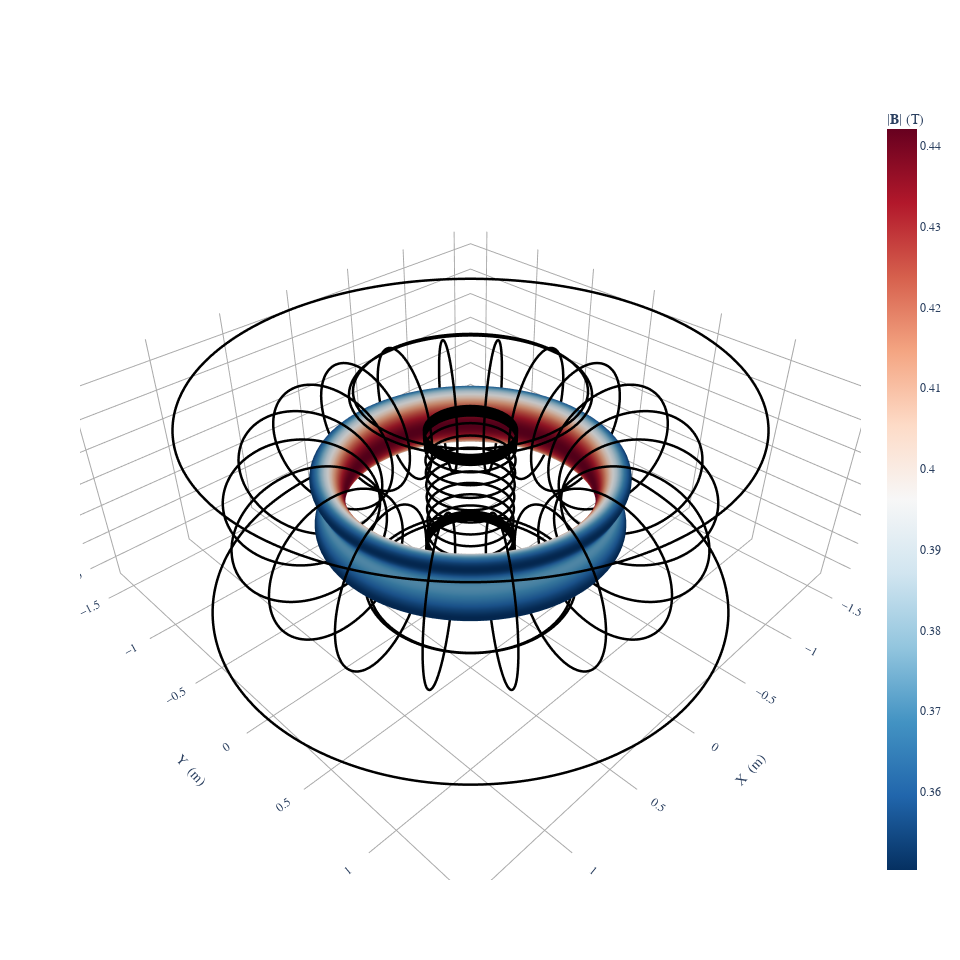

The notebook cell saved with this chart:
### Code cell
fig = plot_coils(field)
plot_3d(eq, "|B|", fig=fig)

### Figure 1 — Plotly figure (JSON) as saved in the notebook; plotly's stock layout.template omitted (floating-point values rounded to 4 significant figures; data arrays with more than 128 entries replaced by an {"elided": "..."} marker saying what was removed)
{"data": [{"hovertext": "Current = 80062.50001057088 (A)", "line": {"color": "black", "dash": "solid", "width": 5}, "marker": {"opacity": 0, "size": 0}, "name": "TF coil", "showlegend": false, "type": "scatter3d", "x": {"elided": "801 float values"}, "y": {"elided": "801 float values"}, "z": {"elided": "801 float values"}}, {"hovertext": "Current = 80062.50001057088 (A)", "line": {"color": "black", "dash": "solid", "width": 5}, "marker": {"opacity": 0, "size": 0}, "name": "TF coil", "showlegend": false, "type": "scatter3d", "x": {"elided": "801 float values"}, "y": {"elided": "801 float values"}, "z": {"elided": "801 float values"}}, {"hovertext": "Current = 80062.50001057088 (A)", "line": {"color": "black", "dash": "solid", "width": 5}, "marker": {"opacity": 0, "size": 0}, "name": "TF coil", "showlegend": false, "type": "scatter3d", "x": {"elided": "801 float values"}, "y": {"elided": "801 float values"}, "z": {"elided": "801 float values"}}, {"hovertext": "Current = 80062.50001057088 (A)", "line": {"color": "black", "dash": "solid", "width": 5}, "marker": {"opacity": 0, "size": 0}, "name": "TF coil", "showlegend": false, "type": "scatter3d", "x": {"elided": "801 float values"}, "y": {"elided": "801 float values"}, "z": {"elided": "801 float values"}}, {"hovertext": "Current = 80062.50001057088 (A)", "line": {"color": "black", "dash": "solid", "width": 5}, "marker": {"opacity": 0, "size": 0}, "name": "TF coil", "showlegend": false, "type": "scatter3d", "x": {"elided": "801 float values"}, "y": {"elided": "801 float values"}, "z": {"elided": "801 float values"}}, {"hovertext": "Current = 80062.50001057088 (A)", "line": {"color": "black", "dash": "solid", "width": 5}, "marker": {"opacity": 0, "size": 0}, "name": "TF coil", "showlegend": false, "type": "scatter3d", "x": {"elided": "801 float values"}, "y": {"elided": "801 float values"}, "z": {"elided": "801 float values"}}, {"hovertext": "Current = 80062.50001057088 (A)", "line": {"color": "black", "dash": "solid", "width": 5}, "marker": {"opacity": 0, "size": 0}, "name": "TF coil", "showlegend": false, "type": "scatter3d", "x": {"elided": "801 float values"}, "y": {"elided": "801 float values"}, "z": {"elided": "801 float values"}}, {"hovertext": "Current = 80062.50001057088 (A)", "line": {"color": "black", "dash": "solid", "width": 5}, "marker": {"opacity": 0, "size": 0}, "name": "TF coil", "showlegend": false, "type": "scatter3d", "x": {"elided": "801 float values"}, "y": {"elided": "801 float values"}, "z": {"elided": "801 float values"}}, {"hovertext": "Current = 80062.50001057088 (A)", "line": {"color": "black", "dash": "solid", "width": 5}, "marker": {"opacity": 0, "size": 0}, "name": "TF coil", "showlegend": false, "type": "scatter3d", "x": {"elided": "801 float values"}, "y": {"elided": "801 float values"}, "z": {"elided": "801 float values"}}, {"hovertext": "Current = 80062.50001057088 (A)", "line": {"color": "black", "dash": "solid", "width": 5}, "marker": {"opacity": 0, "size": 0}, "name": "TF coil", "showlegend": false, "type": "scatter3d", "x": {"elided": "801 float values"}, "y": {"elided": "801 float values"}, "z": {"elided": "801 float values"}}, {"hovertext": "Current = 80062.50001057088 (A)", "line": {"color": "black", "dash": "solid", "width": 5}, "marker": {"opacity": 0, "size": 0}, "name": "TF coil", "showlegend": false, "type": "scatter3d", "x": {"elided": "801 float values"}, "y": {"elided": "801 float values"}, "z": {"elided": "801 float values"}}, {"hovertext": "Current = 80062.50001057088 (A)", "line": {"color": "black", "dash": "solid", "width": 5}, "marker": {"opacity": 0, "size": 0}, "name": "TF coil", "showlegend": false, "type": "scatter3d", "x": {"elided": "801 float values"}, "y": {"elided": "801 float values"}, "z": {"elided": "801 float values"}}, {"hovertext": "Current = 80062.50001057088 (A)", "line": {"color": "black", "dash": "solid", "width": 5}, "marker": {"opacity": 0, "size": 0}, "name": "TF coil", "showlegend": false, "type": "scatter3d", "x": {"elided": "801 float values"}, "y": {"elided": "801 float values"}, "z": {"elided": "801 float values"}}, {"hovertext": "Current = 80062.50001057088 (A)", "line": {"color": "black", "dash": "solid", "width": 5}, "marker": {"opacity": 0, "size": 0}, "name": "TF coil", "showlegend": false, "type": "scatter3d", "x": {"elided": "801 float values"}, "y": {"elided": "801 float values"}, "z": {"elided": "801 float values"}}, {"hovertext": "Current = 80062.50001057088 (A)", "line": {"color": "black", "dash": "solid", "width": 5}, "marker": {"opacity": 0, "size": 0}, "name": "TF coil", "showlegend": false, "type": "scatter3d", "x": {"elided": "801 float values"}, "y": {"elided": "801 float values"}, "z": {"elided": "801 float values"}}, {"hovertext": "Current = 80062.50001057088 (A)", "line": {"color": "black", "dash": "solid", "width": 5}, "marker": {"opacity": 0, "size": 0}, "name": "TF coil", "showlegend": false, "type": "scatter3d", "x": {"elided": "801 float values"}, "y": {"elided": "801 float values"}, "z": {"elided": "801 float values"}}, {"hovertext": "Current = 80062.50001057088 (A)", "line": {"color": "black", "dash": "solid", "width": 5}, "marker": {"opacity": 0, "size": 0}, "name": "TF coil", "showlegend": false, "type": "scatter3d", "x": {"elided": "801 float values"}, "y": {"elided": "801 float values"}, "z": {"elided": "801 float values"}}, {"hovertext": "Current = 80062.50001057088 (A)", "line": {"color": "black", "dash": "solid", "width": 5}, "marker": {"opacity": 0, "size": 0}, "name": "TF coil", "showlegend": false, "type": "scatter3d", "x": {"elided": "801 float values"}, "y": {"elided": "801 float values"}, "z": {"elided": "801 float values"}}, {"hovertext": "Current = 80062.50001057088 (A)", "line": {"color": "black", "dash": "solid", "width": 5}, "marker": {"opacity": 0, "size": 0}, "name": "TF coil", "showlegend": false, "type": "scatter3d", "x": {"elided": "801 float values"}, "y": {"elided": "801 float values"}, "z": {"elided": "801 float values"}}, {"hovertext": "Current = 80062.50001057088 (A)", "line": {"color": "black", "dash": "solid", "width": 5}, "marker": {"opacity": 0, "size": 0}, "name": "TF coil", "showlegend": false, "type": "scatter3d", "x": {"elided": "801 float values"}, "y": {"elided": "801 float values"}, "z": {"elided": "801 float values"}}, {"hovertext": "Current = -8800.0 (A)", "line": {"color": "black", "dash": "solid", "width": 5}, "marker": {"opacity": 0, "size": 0}, "name": "Outer VF coil", "showlegend": false, "type": "scatter3d", "x": {"elided": "801 float values"}, "y": {"elided": "801 float values"}, "z": {"elided": "801 float values"}}, {"hovertext": "Current = -8800.0 (A)", "line": {"color": "black", "dash": "solid", "width": 5}, "marker": {"opacity": 0, "size": 0}, "name": "Outer VF coil", "showlegend": false, "type": "scatter3d", "x": {"elided": "801 float values"}, "y": {"elided": "801 float values"}, "z": {"elided": "801 float values"}}, {"hovertext": "Current = 2200.0 (A)", "line": {"color": "black", "dash": "solid", "width": 5}, "marker": {"opacity": 0, "size": 0}, "name": "Inner VF coil", "showlegend": false, "type": "scatter3d", "x": {"elided": "801 float values"}, "y": {"elided": "801 float values"}, "z": {"elided": "801 float values"}}, {"hovertext": "Current = 2200.0 (A)", "line": {"color": "black", "dash": "solid", "width": 5}, "marker": {"opacity": 0, "size": 0}, "name": "Inner VF coil", "showlegend": false, "type": "scatter3d", "x": {"elided": "801 float values"}, "y": {"elided": "801 float values"}, "z": {"elided": "801 float values"}}, {"hovertext": "Current = 2200.0 (A)", "line": {"color": "black", "dash": "solid", "width": 5}, "marker": {"opacity": 0, "size": 0}, "name": "Inner VF coil", "showlegend": false, "type": "scatter3d", "x": {"elided": "801 float values"}, "y": {"elided": "801 float values"}, "z": {"elided": "801 float values"}}, {"hovertext": "Current = 2200.0 (A)", "line": {"color": "black", "dash": "solid", "width": 5}, "marker": {"opacity": 0, "size": 0}, "name": "Inner VF coil", "showlegend": false, "type": "scatter3d", "x": {"elided": "801 float values"}, "y": {"elided": "801 float values"}, "z": {"elided": "801 float values"}}, {"hovertext": "Current = 2200.0 (A)", "line": {"color": "black", "dash": "solid", "width": 5}, "marker": {"opacity": 0, "size": 0}, "name": "Inner VF coil", "showlegend": false, "type": "scatter3d", "x": {"elided": "801 float values"}, "y": {"elided": "801 float values"}, "z": {"elided": "801 float values"}}, {"hovertext": "Current = 2200.0 (A)", "line": {"color": "black", "dash": "solid", "width": 5}, "marker": {"opacity": 0, "size": 0}, "name": "Inner VF coil", "showlegend": false, "type": "scatter3d", "x": {"elided": "801 float values"}, "y": {"elided": "801 float values"}, "z": {"elided": "801 float values"}}, {"hovertext": "Current = 2200.0 (A)", "line": {"color": "black", "dash": "solid", "width": 5}, "marker": {"opacity": 0, "size": 0}, "name": "Inner VF coil", "showlegend": false, "type": "scatter3d", "x": {"elided": "801 float values"}, "y": {"elided": "801 float values"}, "z": {"elided": "801 float values"}}, {"hovertext": "Current = 2200.0 (A)", "line": {"color": "black", "dash": "solid", "width": 5}, "marker": {"opacity": 0, "size": 0}, "name": "Inner VF coil", "showlegend": false, "type": "scatter3d", "x": {"elided": "801 float values"}, "y": {"elided": "801 float values"}, "z": {"elided": "801 float values"}}, {"hovertext": "Current = 2200.0 (A)", "line": {"color": "black", "dash": "solid", "width": 5}, "marker": {"opacity": 0, "size": 0}, "name": "Inner VF coil", "showlegend": false, "type": "scatter3d", "x": {"elided": "801 float values"}, "y": {"elided": "801 float values"}, "z": {"elided": "801 float values"}}, {"hovertext": "Current = 2200.0 (A)", "line": {"color": "black", "dash": "solid", "width": 5}, "marker": {"opacity": 0, "size": 0}, "name": "Inner VF coil", "showlegend": false, "type": "scatter3d", "x": {"elided": "801 float values"}, "y": {"elided": "801 float values"}, "z": {"elided": "801 float values"}}, {"hovertext": "Current = 2200.0 (A)", "line": {"color": "black", "dash": "solid", "width": 5}, "marker": {"opacity": 0, "size": 0}, "name": "Inner VF coil", "showlegend": false, "type": "scatter3d", "x": {"elided": "801 float values"}, "y": {"elided": "801 float values"}, "z": {"elided": "801 float values"}}, {"hovertext": "Current = 2200.0 (A)", "line": {"color": "black", "dash": "solid", "width": 5}, "marker": {"opacity": 0, "size": 0}, "name": "Inner VF coil", "showlegend": false, "type": "scatter3d", "x": {"elided": "801 float values"}, "y": {"elided": "801 float values"}, "z": {"elided": "801 float values"}}, {"hovertext": "Current = -7400.0 (A)", "line": {"color": "black", "dash": "solid", "width": 5}, "marker": {"opacity": 0, "size": 0}, "name": "Inner OH coil", "showlegend": false, "type": "scatter3d", "x": {"elided": "801 float values"}, "y": {"elided": "801 float values"}, "z": {"elided": "801 float values"}}, {"hovertext": "Current = -7400.0 (A)", "line": {"color": "black", "dash": "solid", "width": 5}, "marker": {"opacity": 0, "size": 0}, "name": "Inner OH coil", "showlegend": false, "type": "scatter3d", "x": {"elided": "801 float values"}, "y": {"elided": "801 float values"}, "z": {"elided": "801 float values"}}, {"hovertext": "Current = -7400.0 (A)", "line": {"color": "black", "dash": "solid", "width": 5}, "marker": {"opacity": 0, "size": 0}, "name": "Inner OH coil", "showlegend": false, "type": "scatter3d", "x": {"elided": "801 float values"}, "y": {"elided": "801 float values"}, "z": {"elided": "801 float values"}}, {"hovertext": "Current = -7400.0 (A)", "line": {"color": "black", "dash": "solid", "width": 5}, "marker": {"opacity": 0, "size": 0}, "name": "Inner OH coil", "showlegend": false, "type": "scatter3d", "x": {"elided": "801 float values"}, "y": {"elided": "801 float values"}, "z": {"elided": "801 float values"}}, {"hovertext": "Current = -7400.0 (A)", "line": {"color": "black", "dash": "solid", "width": 5}, "marker": {"opacity": 0, "size": 0}, "name": "Inner OH coil", "showlegend": false, "type": "scatter3d", "x": {"elided": "801 float values"}, "y": {"elided": "801 float values"}, "z": {"elided": "801 float values"}}, {"hovertext": "Current = -7400.0 (A)", "line": {"color": "black", "dash": "solid", "width": 5}, "marker": {"opacity": 0, "size": 0}, "name": "Inner OH coil", "showlegend": false, "type": "scatter3d", "x": {"elided": "801 float values"}, "y": {"elided": "801 float values"}, "z": {"elided": "801 float values"}}, {"hovertext": "Current = -7400.0 (A)", "line": {"color": "black", "dash": "solid", "width": 5}, "marker": {"opacity": 0, "size": 0}, "name": "Inner OH coil", "showlegend": false, "type": "scatter3d", "x": {"elided": "801 float values"}, "y": {"elided": "801 float values"}, "z": {"elided": "801 float values"}}, {"hovertext": "Current = -7400.0 (A)", "line": {"color": "black", "dash": "solid", "width": 5}, "marker": {"opacity": 0, "size": 0}, "name": "Inner OH coil", "showlegend": false, "type": "scatter3d", "x": {"elided": "801 float values"}, "y": {"elided": "801 float values"}, "z": {"elided": "801 float values"}}, {"hovertext": "Current = -7400.0 (A)", "line": {"color": "black", "dash": "solid", "width": 5}, "marker": {"opacity": 0, "size": 0}, "name": "Outer OH coil", "showlegend": false, "type": "scatter3d", "x": {"elided": "801 float values"}, "y": {"elided": "801 float values"}, "z": {"elided": "801 float values"}}, {"hovertext": "Current = -7400.0 (A)", "line": {"color": "black", "dash": "solid", "width": 5}, "marker": {"opacity": 0, "size": 0}, "name": "Outer OH coil", "showlegend": false, "type": "scatter3d", "x": {"elided": "801 float values"}, "y": {"elided": "801 float values"}, "z": {"elided": "801 float values"}}, {"hovertext": "Current = -7400.0 (A)", "line": {"color": "black", "dash": "solid", "width": 5}, "marker": {"opacity": 0, "size": 0}, "name": "Outer OH coil", "showlegend": false, "type": "scatter3d", "x": {"elided": "801 float values"}, "y": {"elided": "801 float values"}, "z": {"elided": "801 float values"}}, {"hovertext": "Current = -7400.0 (A)", "line": {"color": "black", "dash": "solid", "width": 5}, "marker": {"opacity": 0, "size": 0}, "name": "Outer OH coil", "showlegend": false, "type": "scatter3d", "x": {"elided": "801 float values"}, "y": {"elided": "801 float values"}, "z": {"elided": "801 float values"}}, {"colorbar": {"title": {"text": "|𝐁| (T)"}}, "colorscale": [[0, "rgb(5,48,97)"], [0.1, "rgb(33,102,172)"], [0.2, "rgb(67,147,195)"], [0.3, "rgb(146,197,222)"], [0.4, "rgb(209,229,240)"], [0.5, "rgb(247,247,247)"], [0.6, "rgb(253,219,199)"], [0.7, "rgb(244,165,130)"], [0.8, "rgb(214,96,77)"], [0.9, "rgb(178,24,43)"], [1, "rgb(103,0,31)"]], "flatshading": true, "i": {"elided": "20200 int values"}, "intensity": {"elided": "10201 float values"}, "j": {"elided": "20200 int values"}, "k": {"elided": "20200 int values"}, "name": "|𝐁| (T)", "opacity": 1, "showscale": true, "type": "mesh3d", "x": {"elided": "10201 float values"}, "y": {"elided": "10201 float values"}, "z": {"elided": "10201 float values"}}], "layout": {"font": {"family": "Times"}, "height": 960.3, "scene": {"aspectmode": "data", "xaxis": {"backgroundcolor": "white", "gridcolor": "darkgrey", "showbackground": false, "showgrid": true, "showticklabels": true, "title": {"text": "X  (m)"}, "zeroline": true, "zerolinecolor": "darkgrey"}, "yaxis": {"backgroundcolor": "white", "gridcolor": "darkgrey", "showbackground": false, "showgrid": true, "showticklabels": true, "title": {"text": "Y  (m)"}, "zeroline": true, "zerolinecolor": "darkgrey"}, "zaxis": {"backgroundcolor": "white", "gridcolor": "darkgrey", "showbackground": false, "showgrid": true, "showticklabels": true, "title": {"text": "Z  (m)"}, "zeroline": true, "zerolinecolor": "darkgrey"}}, "title": {"text": "", "x": 0.5, "xanchor": "center", "y": 0.9, "yanchor": "top"}, "width": 960.3}}
